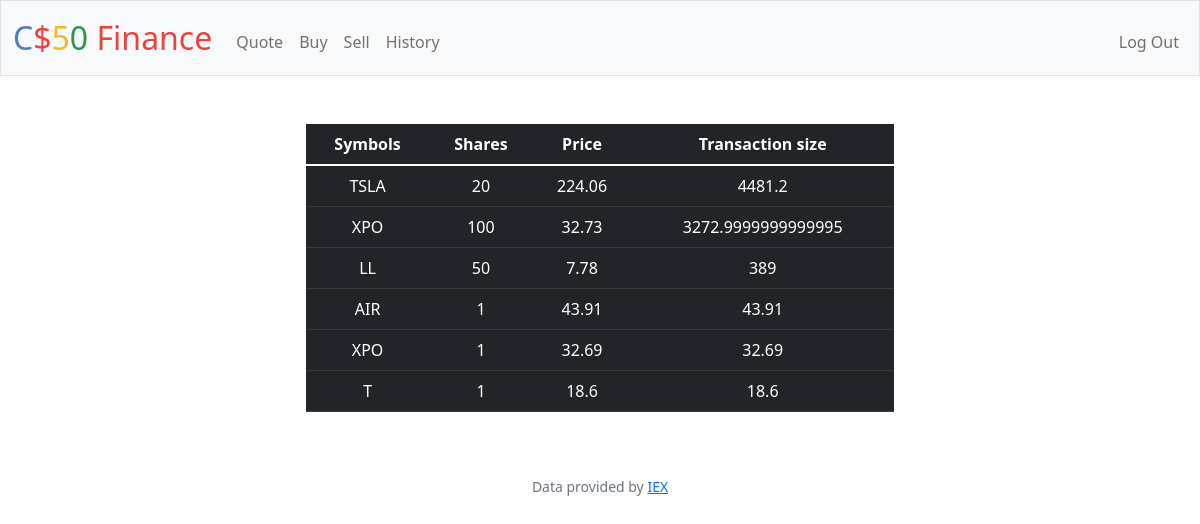
Page /history (signed in) on the earlier database version.
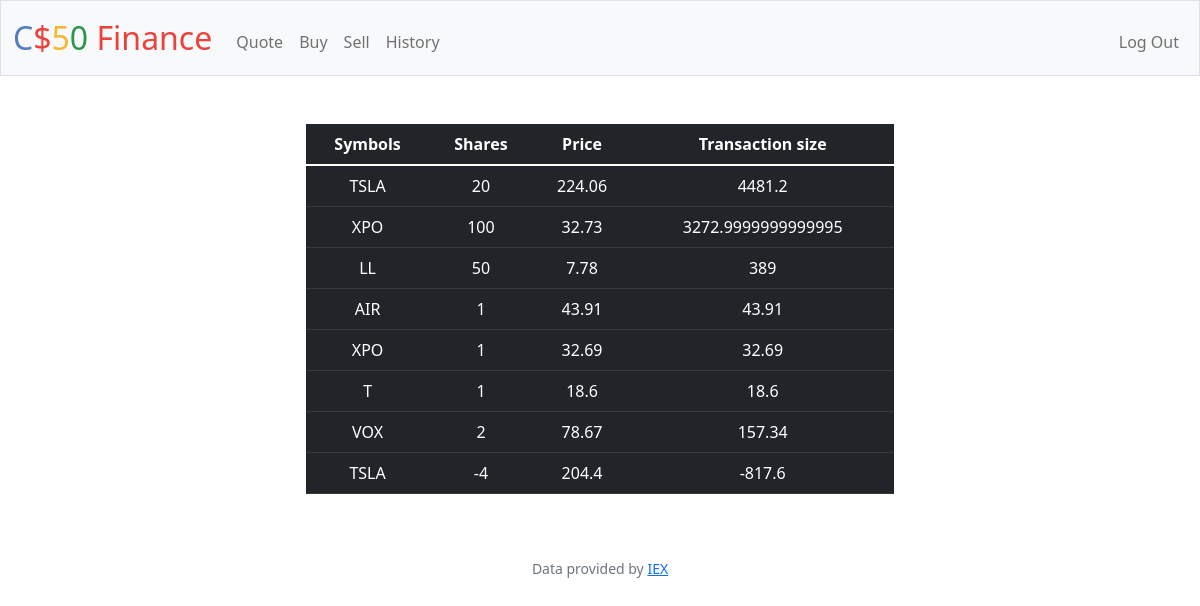
Same page on the later database version.
### tables this page shows
CREATE TABLE history (
                history_user_id INTEGER NOT NULL,
                history_id INTEGER PRIMARY KEY,
                name TEXT NOT NULL,
                symbol TEXT NOT NULL,
                shares INTEGER NOT NULL,
                price INTEGER NOT NULL,
                value_of_stock NUMERIC NOT NULL
            );

### app.py (the view)
@app.route("/history")
@login_required
def history():
    history_rows = db.execute("SELECT * FROM history WHERE history_user_id = ?", session["user_id"])
    return render_template("history.html", history_rows = history_rows)

### app.py (called while the page is built)
@app.after_request
def after_request(response):
    response.headers["Cache-Control"] = "no-cache, no-store, must-revalidate"
    response.headers["Expires"] = 0
    response.headers["Pragma"] = "no-cache"
    return response

### helpers.py (called while the page is built)
def login_required(f):
    @wraps(f)
    def decorated_function(*args, **kwargs):
        if session.get("user_id") is None:
            return redirect("/login")
        return f(*args, **kwargs)
    return decorated_function

### templates/history.html
{% extends "layout.html" %}
{% block main %}
<div class="mx-auto w-50">
<table class="table table-dark">
    <thead>
        <tr>
            <th>Symbols</th>
            <th>Shares</th>
            <th>Price</th>
            <th>Transaction size</th>
        </tr>
    </thead>
    <tbody>
        {% for dict in history_rows %}
            <tr>
                <td>{{dict.symbol}}</td>
                <td>{{dict.shares}}</td>
                <td>{{dict.price}}</td>
                <td>{{dict.value_of_stock}}</td>
            </tr>
        {% endfor %}
    </tbody>
</table>
{% endblock %}

### templates/layout.html (shortened to what this page needs)
<!DOCTYPE html>
<html lang="en">
    <head>
        <link href="https://cdn.jsdelivr.net/npm/bootstrap@5.1.3/dist/css/bootstrap.min.css" rel="stylesheet">
        <link href="/static/styles.css" rel="stylesheet">
    </head>
    <body>
        <nav class="bg-light border navbar navbar-expand-md navbar-light">
            <div class="container-fluid">
                <a class="navbar-brand" href="/"><span class="blue">C</span><span class="red">$</span><span class="yellow">5</span><span class="green">0</span> <span class="red">Finance</span></a>
                <div class="collapse navbar-collapse" id="navbar">
                    {% if session["user_id"] %}
                        <ul class="navbar-nav me-auto mt-2">
                            <li class="nav-item"><a class="nav-link" href="/quote">Quote</a></li>
                            <li class="nav-item"><a class="nav-link" href="/buy">Buy</a></li>
                            <li class="nav-item"><a class="nav-link" href="/sell">Sell</a></li>
                            <li class="nav-item"><a class="nav-link" href="/history">History</a></li>
                        </ul>
                        <ul class="navbar-nav ms-auto mt-2">
                            <li class="nav-item"><a class="nav-link" href="/logout">Log Out</a></li>
                        </ul>
                    {% else %}
                        <ul class="navbar-nav ms-auto mt-2">
                            <li class="nav-item"><a class="nav-link" href="/register">Register</a></li>
                            <li class="nav-item"><a class="nav-link" href="/login">Log In</a></li>
                        </ul>
                    {% endif %}
                </div>
            </div>
        </nav>
        <main class="container-fluid py-5 text-center">
            {% block main %}{% endblock %}
        </main>
        <footer class="mb-5 small text-center text-muted">
            Data provided by <a href="https://iexcloud.io/">IEX</a>
        </footer>
    </body>
</html>

### static/styles.css (style rules this page uses)
nav .navbar-brand { font-size: xx-large; }
nav .navbar-brand .blue { color: #537fbe; }
nav .navbar-brand .red { color: #ea433b; }
nav .navbar-brand .yellow { color: #f5b82e; }
nav .navbar-brand .green { color: #2e944b; }

Differences in the rows shown:
added history: symbol "VOX", shares "2", price "78.67", value_of_stock "157.34"
added history: symbol "TSLA", shares "-4", price "204.4", value_of_stock "-817.6"
